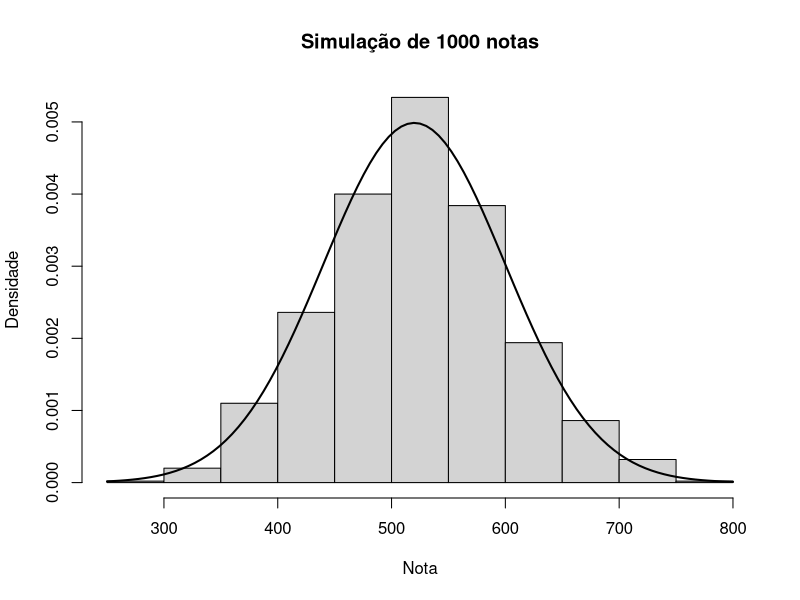
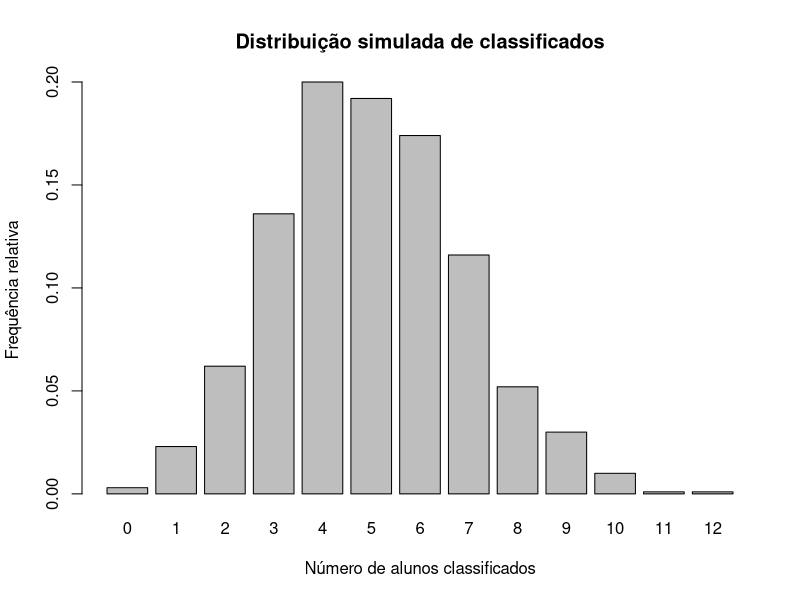
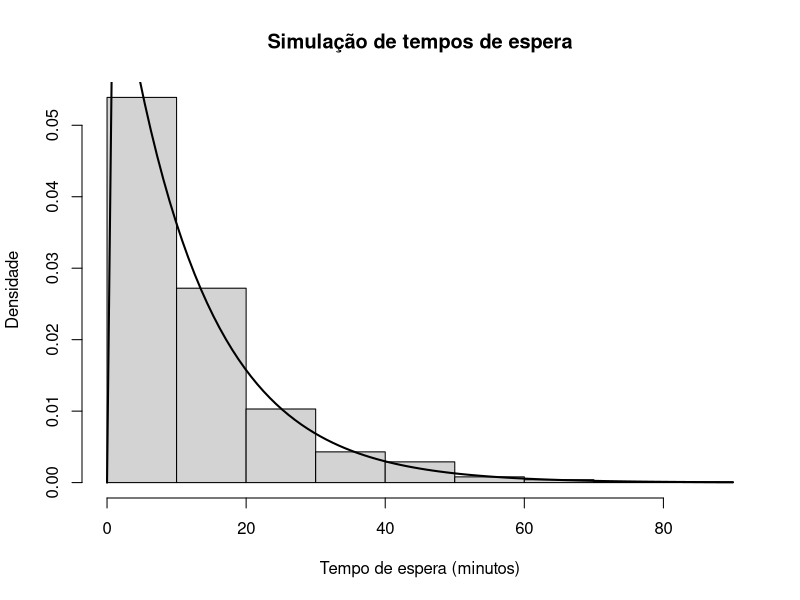
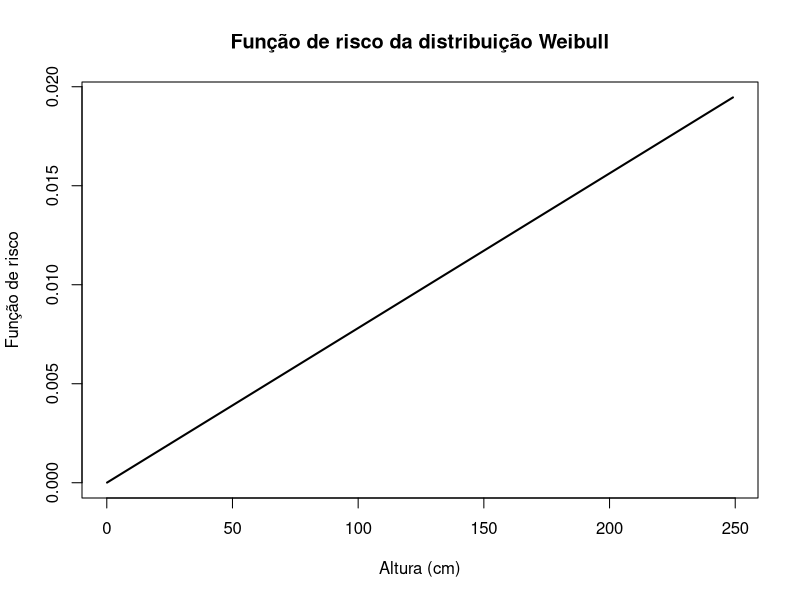
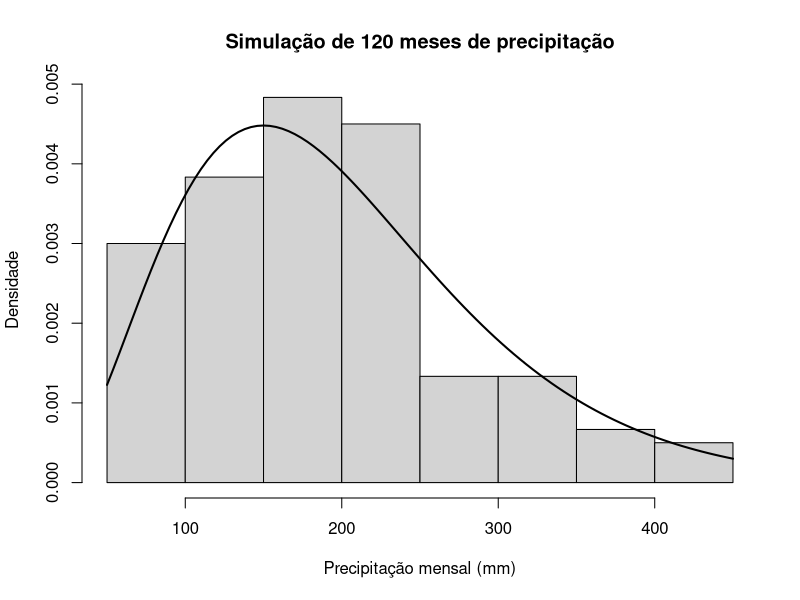
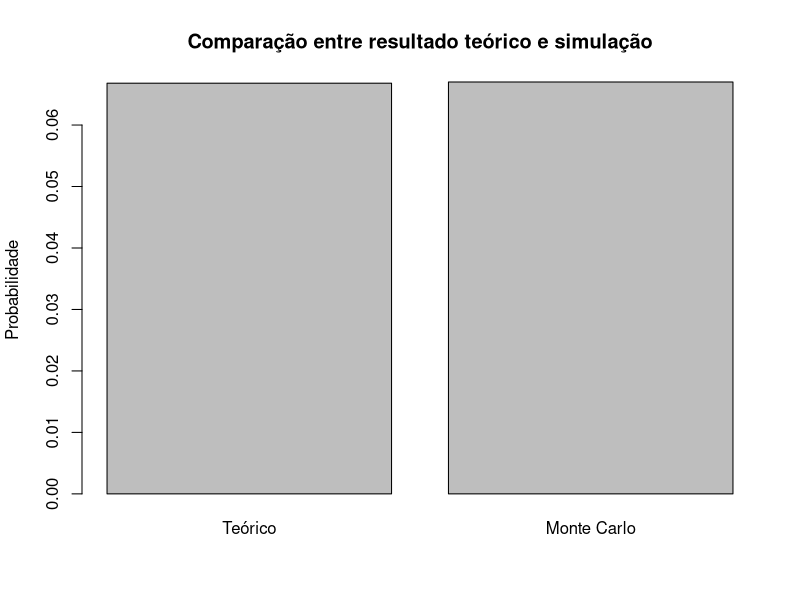

The R source for these figures, in order:
## ---- chunk 1
media <- 520
desvio <- 80

p_a <- pnorm(400, mean = media, sd = desvio)
p_a
## ---- chunk 2
p_b <- pnorm(650, mean = media, sd = desvio) -
       pnorm(500, mean = media, sd = desvio)

p_b
## ---- chunk 3
p_c <- qnorm(0.10, mean = media, sd = desvio)
p_c
## ---- chunk 4
n <- 25

erro_padrao <- desvio / sqrt(n)

p_d <- pnorm(
  550,
  mean = media,
  sd = erro_padrao,
  lower.tail = FALSE
)

p_d
## ---- chunk 5
set.seed(123)

x_normal <- rnorm(
  1000,
  mean = 520,
  sd = 80
)

hist(
  x_normal,
  probability = TRUE,
  main = "Simulação de 1000 notas",
  xlab = "Nota",
  ylab = "Densidade"
)

curve(
  dnorm(
    x,
    mean = 520,
    sd = 80
  ),
  add = TRUE,
  lwd = 2
)
## ---- chunk 6
n_bin <- 20
p_bin <- 0.25

bin_a <- dbinom(
  0,
  size = n_bin,
  prob = p_bin
)

bin_a
## ---- chunk 7
bin_b <- pbinom(
  3,
  size = n_bin,
  prob = p_bin
)

bin_b
## ---- chunk 8
bin_c <- pbinom(
  7,
  size = n_bin,
  prob = p_bin,
  lower.tail = FALSE
)

bin_c
## ---- chunk 9
esperanca_bin <- n_bin * p_bin

variancia_bin <- n_bin *
  p_bin *
  (1 - p_bin)

esperanca_bin
variancia_bin
## ---- chunk 10
set.seed(123)

sim_bin <- rbinom(
  1000,
  size = 20,
  prob = 0.25
)

freq_bin <- table(sim_bin) / 1000

freq_bin
## ---- chunk 11
barplot(
  freq_bin,
  main = "Distribuição simulada de classificados",
  xlab = "Número de alunos classificados",
  ylab = "Frequência relativa"
)
## ---- chunk 12
lambda <- 3

poi_a <- dpois(
  0,
  lambda = lambda
)

poi_a
## ---- chunk 13
poi_b <- ppois(
  4,
  lambda = lambda,
  lower.tail = FALSE
)

poi_b
## ---- chunk 14
poi_c <- ppois(
  4,
  lambda = lambda
) -
ppois(
  1,
  lambda = lambda
)

poi_c
## ---- chunk 15
lambda_2 <- 6

poi_d <- dpois(
  7,
  lambda = lambda_2
)

poi_d
## ---- chunk 16
esperanca_poi <- lambda

variancia_poi <- lambda

esperanca_poi
variancia_poi
## ---- chunk 17
media_exp <- 12

taxa_exp <- 1 / media_exp

exp_a <- pexp(
  20,
  rate = taxa_exp,
  lower.tail = FALSE
)

exp_a
## ---- chunk 18
exp_b <- pexp(
  5,
  rate = taxa_exp
)

exp_b
## ---- chunk 19
exp_c <- qexp(
  0.5,
  rate = taxa_exp
)

exp_c
## ---- chunk 20
exp_d <- pexp(
  18,
  rate = taxa_exp,
  lower.tail = FALSE
) /
pexp(
  10,
  rate = taxa_exp,
  lower.tail = FALSE
)

exp_d
## ---- chunk 21
set.seed(123)

x_exp <- rexp(
  1000,
  rate = 1 / 12
)

hist(
  x_exp,
  probability = TRUE,
  main = "Simulação de tempos de espera",
  xlab = "Tempo de espera (minutos)",
  ylab = "Densidade"
)

curve(
  dexp(
    x,
    rate = 1 / 12
  ),
  add = TRUE,
  lwd = 2
)
## ---- chunk 22
forma_wei <- 2

escala_wei <- 160

wei_a <- pweibull(
  140,
  shape = forma_wei,
  scale = escala_wei
)

wei_a
## ---- chunk 23
wei_b <- pweibull(
  175,
  shape = forma_wei,
  scale = escala_wei
) -
pweibull(
  150,
  shape = forma_wei,
  scale = escala_wei
)

wei_b
## ---- chunk 24
wei_c <- qweibull(
  0.90,
  shape = forma_wei,
  scale = escala_wei
)

wei_c
## ---- chunk 25
media_wei <- escala_wei *
  gamma(
    1 + 1 / forma_wei
  )

variancia_wei <- escala_wei^2 *
  (
    gamma(
      1 + 2 / forma_wei
    ) -
    gamma(
      1 + 1 / forma_wei
    )^2
  )

desvio_wei <- sqrt(
  variancia_wei
)

media_wei
desvio_wei
## ---- chunk 26
x_seq <- seq(
  0.1,
  250,
  by = 1
)

hazard <- (
  2 / 160
) *
(
  x_seq / 160
)^(2 - 1)

plot(
  x_seq,
  hazard,
  type = "l",
  lwd = 2,
  main = "Função de risco da distribuição Weibull",
  xlab = "Altura (cm)",
  ylab = "Função de risco"
)
## ---- chunk 27
forma_gama <- 4

taxa_gama <- 0.02

gam_a <- pgamma(
  300,
  shape = forma_gama,
  rate = taxa_gama,
  lower.tail = FALSE
)

gam_a
## ---- chunk 28
gam_b <- pgamma(
  250,
  shape = forma_gama,
  rate = taxa_gama
) -
pgamma(
  150,
  shape = forma_gama,
  rate = taxa_gama
)

gam_b
## ---- chunk 29
gam_c <- qgamma(
  0.95,
  shape = forma_gama,
  rate = taxa_gama
)

gam_c
## ---- chunk 30
esperanca_gam <- forma_gama /
  taxa_gama

variancia_gam <- forma_gama /
  taxa_gama^2

esperanca_gam
variancia_gam
## ---- chunk 31
set.seed(123)

x_gama <- rgamma(
  120,
  shape = 4,
  rate = 0.02
)

hist(
  x_gama,
  probability = TRUE,
  main = "Simulação de 120 meses de precipitação",
  xlab = "Precipitação mensal (mm)",
  ylab = "Densidade"
)

curve(
  dgamma(
    x,
    shape = 4,
    rate = 0.02
  ),
  add = TRUE,
  lwd = 2
)
## ---- chunk 32
set.seed(123)

n_sim <- 10000

x_mc <- rnorm(
  n_sim,
  mean = 520,
  sd = 80
)

proporcao_simulada <- mean(
  x_mc < 400
)

proporcao_teorica <- pnorm(
  400,
  mean = 520,
  sd = 80
)

proporcao_simulada
proporcao_teorica
## ---- chunk 33
comparacao_mc <- data.frame(
  Metodo = c(
    "Teórico",
    "Monte Carlo"
  ),
  Probabilidade = c(
    proporcao_teorica,
    proporcao_simulada
  )
)

comparacao_mc
## ---- chunk 34
barplot(
  comparacao_mc$Probabilidade,
  names.arg = comparacao_mc$Metodo,
  main = "Comparação entre resultado teórico e simulação",
  ylab = "Probabilidade"
)
## ---- chunk 35
resultados <- data.frame(
  Distribuicao = c(
    "Normal",
    "Binomial",
    "Poisson",
    "Exponencial",
    "Weibull",
    "Gama"
  ),
  Situacao = c(
    "Notas do ENEM",
    "Classificação na OBMEP",
    "Evasão escolar",
    "Tempo de espera",
    "Altura dos alunos",
    "Precipitação"
  ),
  Parametros = c(
    "μ = 520; σ = 80",
    "n = 20; p = 0,25",
    "λ = 3",
    "média = 12",
    "forma = 2; escala = 160",
    "forma = 4; taxa = 0,02"
  )
)

resultados
